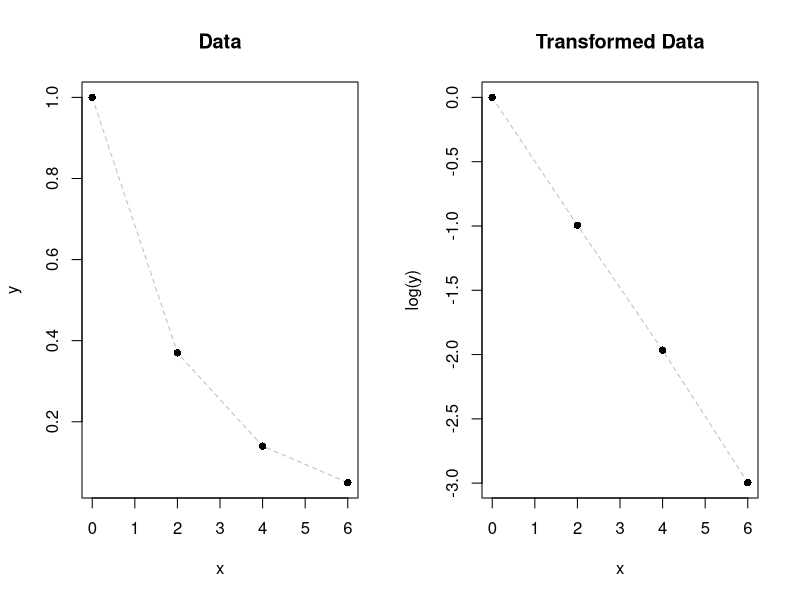
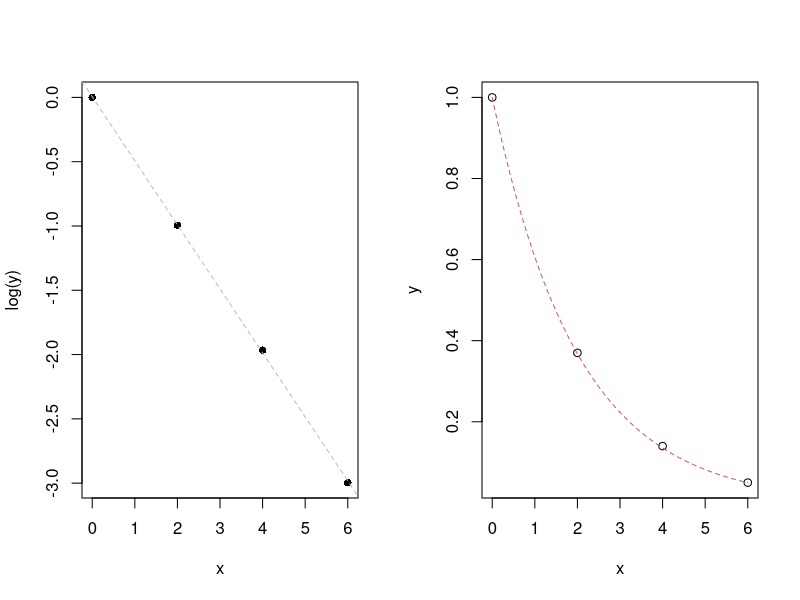

Here is the R script that generated these plots, in order:
## ---- chunk 1
# Enter x values. 
x <- c(0, 2, 4, 6)

# Enter y values. 
y <- c(1, 0.37, 0.14, 0.05)

#### Plot x and y relationship. 
# Split screen to show before and after transformation side-by-side. 
par(mfrow = c(1, 2))
# Plot the line first. With few data points, the relationship is a 
# bit hard to see. 
plot(x, y, type = 'l', lty = 2, col = 'grey', main = "Data")
# Add points on top of line. 
points(x, y, pch = 16)

# Plot x with log-transformed y values. 
plot(x, log(y), type = 'l', lty = 2, col = 'grey', main = "Transformed Data")
points(x, log(y), pch = 16)
## ---- chunk 2
# Fit linear model. 
fit <- lm(log(y) ~ x)

# Print summary of fit to investigate coefficients of linear model. 
summary(fit)

# Let's plot the line of best fit. 
plot(x, log(y), pch = 16)
abline(fit, lty = 2, col = 'grey')

## ---- chunk 3
# Solve for a. 
exp(fit$coefficients[1])

## ---- chunk 4
# Plot non-transformed data. 
plot(x, y)
curve(exp(-0.5*x), add = T, lty = 2, col = "#CD5C5C")
